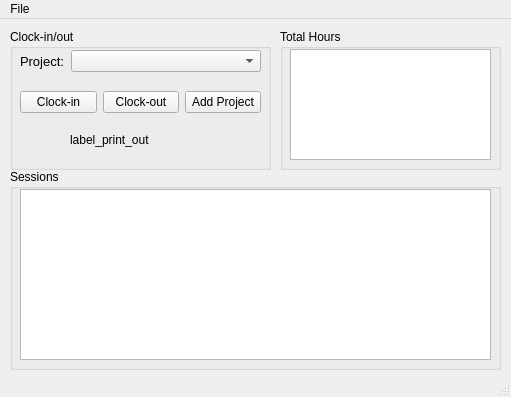
<?xml version="1.0" encoding="UTF-8"?>
<ui version="4.0">
 <class>MainWindow</class>
 <widget class="QMainWindow" name="MainWindow">
  <property name="geometry">
   <rect>
    <x>0</x>
    <y>0</y>
    <width>511</width>
    <height>397</height>
   </rect>
  </property>
  <property name="windowTitle">
   <string>MainWindow</string>
  </property>
  <widget class="QWidget" name="centralwidget">
   <widget class="QGroupBox" name="groupBox">
    <property name="enabled">
     <bool>true</bool>
    </property>
    <property name="geometry">
     <rect>
      <x>10</x>
      <y>10</y>
      <width>261</width>
      <height>141</height>
     </rect>
    </property>
    <property name="title">
     <string>Clock-in/out</string>
    </property>
    <widget class="QLabel" name="label_print_out">
     <property name="geometry">
      <rect>
       <x>60</x>
       <y>90</y>
       <width>191</width>
       <height>41</height>
      </rect>
     </property>
     <property name="styleSheet">
      <string notr="true"/>
     </property>
     <property name="text">
      <string>label_print_out</string>
     </property>
    </widget>
    <widget class="QWidget" name="layoutWidget">
     <property name="geometry">
      <rect>
       <x>10</x>
       <y>60</y>
       <width>241</width>
       <height>26</height>
      </rect>
     </property>
     <layout class="QHBoxLayout" name="horizontalLayout">
      <item>
       <widget class="QPushButton" name="button_clock_in">
        <property name="text">
         <string>Clock-in</string>
        </property>
       </widget>
      </item>
      <item>
       <widget class="QPushButton" name="button_clock_out">
        <property name="text">
         <string>Clock-out</string>
        </property>
       </widget>
      </item>
      <item>
       <widget class="QPushButton" name="pushButton_add_project">
        <property name="text">
         <string>Add Project</string>
        </property>
       </widget>
      </item>
     </layout>
    </widget>
    <widget class="QWidget" name="">
     <property name="geometry">
      <rect>
       <x>10</x>
       <y>20</y>
       <width>241</width>
       <height>24</height>
      </rect>
     </property>
     <layout class="QHBoxLayout" name="horizontalLayout_2" stretch="0,1">
      <item>
       <widget class="QLabel" name="label_2">
        <property name="font">
         <font>
          <pointsize>10</pointsize>
          <bold>false</bold>
         </font>
        </property>
        <property name="text">
         <string>Project:</string>
        </property>
       </widget>
      </item>
      <item>
       <widget class="QComboBox" name="comboBox_db_projects"/>
      </item>
     </layout>
    </widget>
   </widget>
   <widget class="QGroupBox" name="groupBox_2">
    <property name="geometry">
     <rect>
      <x>10</x>
      <y>150</y>
      <width>491</width>
      <height>201</height>
     </rect>
    </property>
    <property name="title">
     <string>Sessions</string>
    </property>
    <widget class="QTableWidget" name="tableWidget_sessions">
     <property name="geometry">
      <rect>
       <x>10</x>
       <y>20</y>
       <width>471</width>
       <height>171</height>
      </rect>
     </property>
    </widget>
   </widget>
   <widget class="QGroupBox" name="groupBox_4">
    <property name="geometry">
     <rect>
      <x>280</x>
      <y>10</y>
      <width>221</width>
      <height>141</height>
     </rect>
    </property>
    <property name="title">
     <string>Total Hours</string>
    </property>
    <widget class="QTableWidget" name="tableWidget_reports">
     <property name="geometry">
      <rect>
       <x>10</x>
       <y>20</y>
       <width>201</width>
       <height>111</height>
      </rect>
     </property>
    </widget>
   </widget>
  </widget>
  <widget class="QMenuBar" name="menubar">
   <property name="geometry">
    <rect>
     <x>0</x>
     <y>0</y>
     <width>511</width>
     <height>22</height>
    </rect>
   </property>
   <widget class="QMenu" name="menuFile">
    <property name="title">
     <string>File</string>
    </property>
    <addaction name="actionExport_Data"/>
    <addaction name="actionEdit_Logs"/>
   </widget>
   <addaction name="menuFile"/>
  </widget>
  <widget class="QStatusBar" name="statusbar"/>
  <action name="actionExport_Data">
   <property name="text">
    <string>Export to CSV</string>
   </property>
  </action>
  <action name="actionGraphs">
   <property name="text">
    <string>Graphs</string>
   </property>
  </action>
  <action name="actionEdit_Logs">
   <property name="text">
    <string>Edit Logs</string>
   </property>
  </action>
 </widget>
 <resources/>
 <connections/>
</ui>
